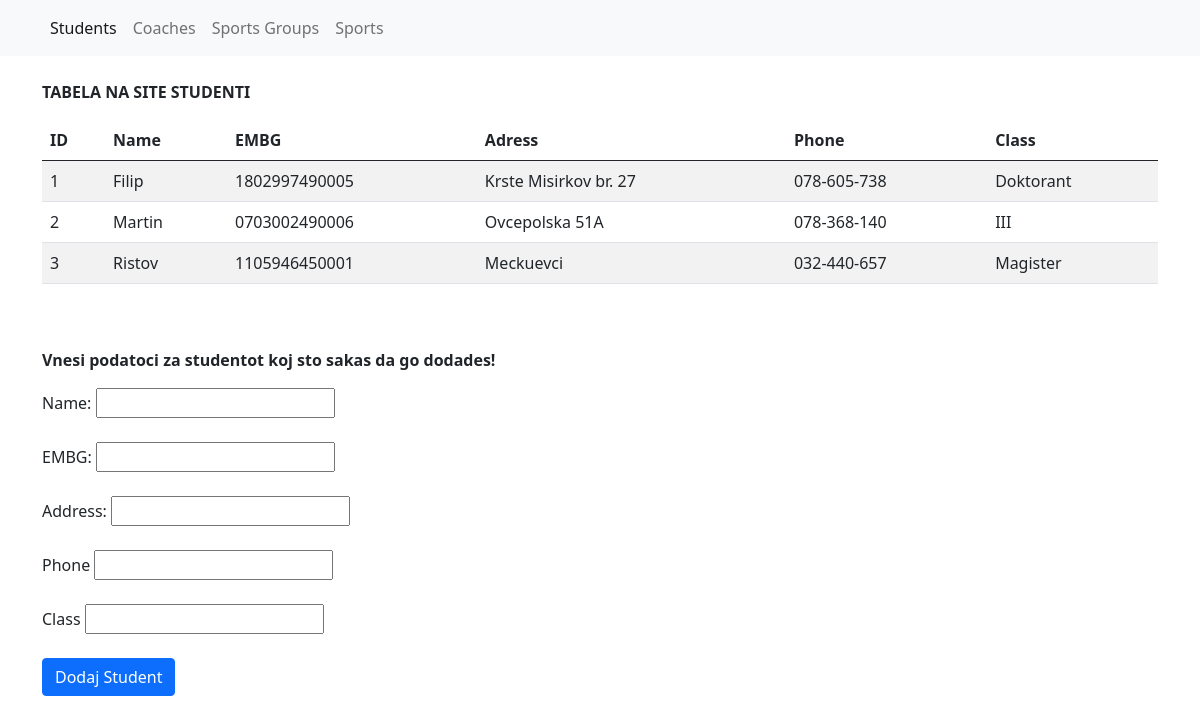
Page /students.php on the committed database.
### tables this page shows
CREATE TABLE `students` (
  `student_id` int(11) NOT NULL,
  `student_name` varchar(255) NOT NULL,
  `student_embg` varchar(249) NOT NULL,
  `student_address` varchar(255) NOT NULL,
  `student_phone` varchar(255) NOT NULL,
  `student_class` varchar(255) NOT NULL
);

### students.php (the view, shortened to what this page needs)
<?php
require_once 'config.php';
require_once 'header.php';
?>
<div class="col-md-12 container">
<table class="table table-striped">
    <p><b>TABELA NA SITE STUDENTI</b></p>
    <thead>
        <tr>
            <th>ID</th>
            <th>Name</th>
            <th>EMBG</th>
            <th>Adress</th>
            <th>Phone</th>
            <th>Class</th>
        </tr>
    </thead>
    <tbody>
    <?php
    $sql = "SELECT * FROM students";
    $run = $conn->query($sql);
$results = $run->fetch_all(MYSQLI_ASSOC);
 foreach($results as $result) : ?>
<tr>
<td><?php echo $result['student_id']; ?></td>
<td><?php echo $result['student_name']; ?></td>
<td><?php echo $result['student_embg']; ?></td>
<td><?php echo $result['student_address']; ?></td>
<td><?php echo $result['student_phone']; ?></td>
<td><?php echo $result['student_class']; ?></td>
</tr>
<?php endforeach; ?>
    </tbody>
</table>
</div>
<!DOCTYPE html>
<html lang="en">
<head>
</head>
<body><div class="container">
    <br><br>
<p><b>Vnesi podatoci za studentot koj sto sakas da go dodades! </b></p>
    <form action="students.php" method="post">
        <label for="ime">Name:</label>
        <input type="text" name="ime" id="ime"><br><br>
        <label for="embg">EMBG:</label>
        <input type="text" name="embg" id="embg"><br><br>
        <label for="adresa">Address:</label>
        <input type="text" name="adresa" id="adresa"><br><br>
        <label for="phone">Phone</label>
        <input type="text" name="phone" id="phone"><br><br>
        <label for="klas">Class</label>
        <input type="text" name="klas" id="klas"><br><br>
        <input type="submit"  class="btn btn-primary" value="Dodaj Student">
    </form>
    </div>
</body>
</html>

### header.php (shortened to what this page needs)
<!DOCTYPE html>
<html lang="en">
<head>
    <link href="https://cdn.jsdelivr.net/npm/bootstrap@5.0.2/dist/css/bootstrap.min.css" rel="stylesheet">
</head>
<body>
<nav class="navbar navbar-expand-lg navbar-light bg-light">
  <div class="container">
    <div class="collapse navbar-collapse" id="navbarNav">
      <ul class="navbar-nav">
        <li class="nav-item">
          <a class="nav-link active" aria-current="page" href="students.php">Students</a>
        </li>
        <li class="nav-item">
          <a class="nav-link" href="coaches.php">Coaches</a>
        </li>
        <li class="nav-item">
          <a class="nav-link" href="sportgroups.php">Sports Groups</a>
        </li>
        <li class="nav-item">
          <a class="nav-link" href="sports.php">Sports</a>
        </li>
      </ul>
    </div>
  </div>
</nav>
<br>
</body>
</html>

### rows in the picture
students: student_id "1", student_name "Filip", student_embg "1802997490005", student_address "Krste Misirkov br. 27", student_phone "078-605-738", student_class "Doktorant"
students: student_id "2", student_name "Martin", student_embg "0703002490006", student_address "Ovcepolska 51A", student_phone "078-368-140", student_class "III"
students: student_id "3", student_name "Ristov", student_embg "1105946450001", student_address "Meckuevci", student_phone "032-440-657", student_class "Magister"
